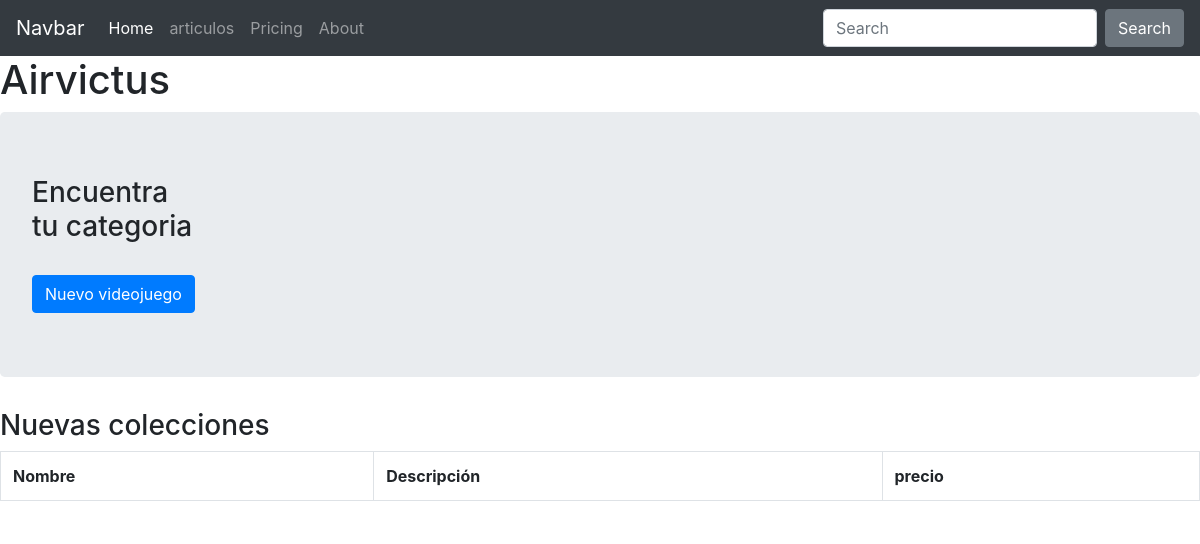
Before: / with the older database file.
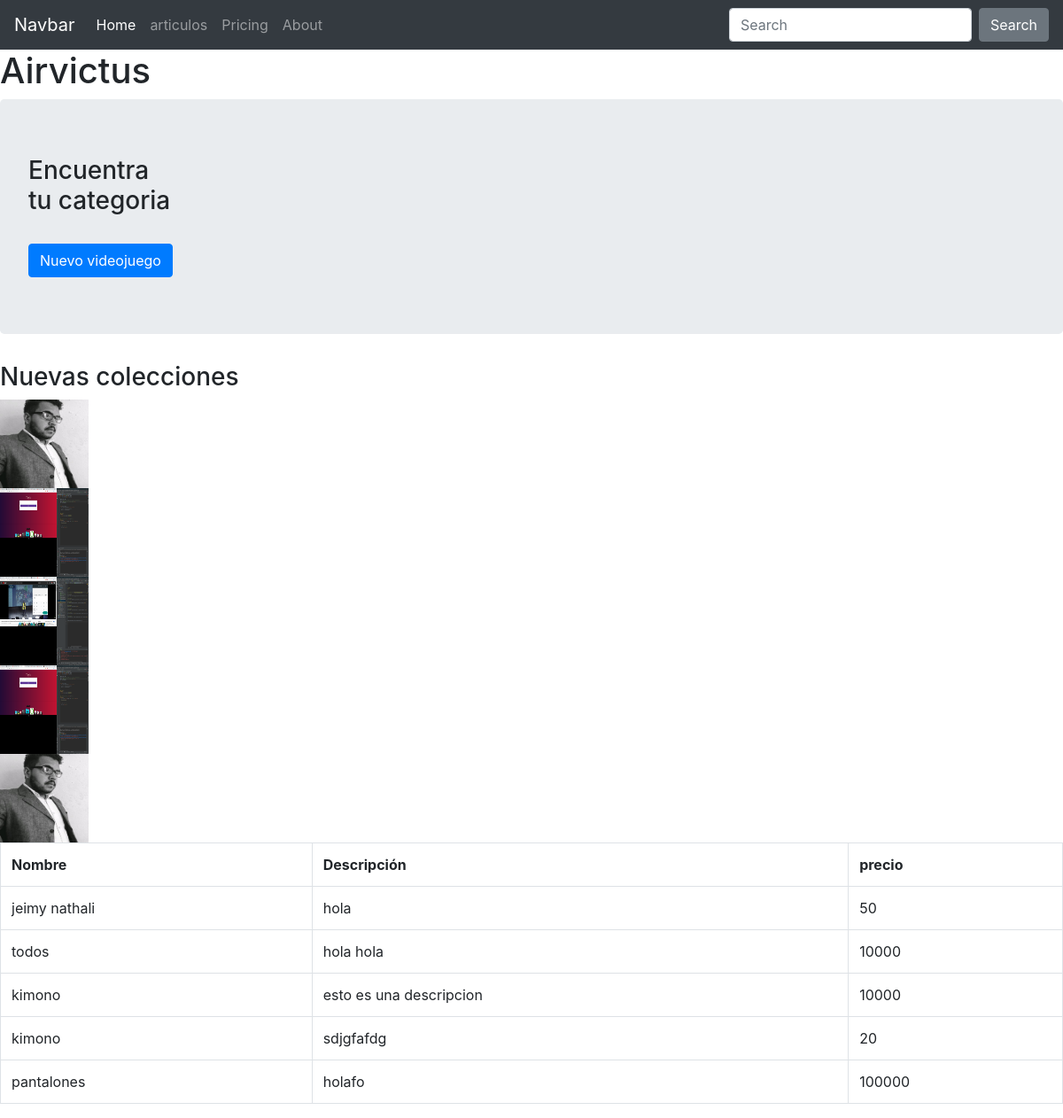
After: the same page with the newer database file.
### tables this page shows
CREATE TABLE "articulos" (
	`id`	INTEGER NOT NULL,
	`nombre`	VARCHAR ( 100 ) NOT NULL,
	`precio`	INTEGER,
	`descripcion`	VARCHAR ( 225 ) NOT NULL,
	`image`	VARCHAR ( 225 ),
	`CategoriaId`	INTEGER,
	PRIMARY KEY(`id`),
	FOREIGN KEY(`CategoriaId`) REFERENCES `categorias`(`id`)
);

### run.py (the view)
@app.route('/') #URL principal de la aplicacion que indexa al archivo raiz
def home():
    from models import Articulos
    articulos=Articulos.query.all()
    return render_template('index.html', articulos=articulos)

### templates/index.html (shortened to what this page needs)
<!doctype html>
<html lang="en">
  <head>
    <link rel="stylesheet" href="https://stackpath.bootstrapcdn.com/bootstrap/4.3.1/css/bootstrap.min.css">
  </head>
  <body>
    <nav class="navbar navbar-expand-lg navbar-dark bg-dark">
      <a class="navbar-brand" href="#">Navbar</a>
        <div class="collapse navbar-collapse" id="navbarColor02">
          <ul class="navbar-nav mr-auto">
            <li class="nav-item active">
              <a class="nav-link" href="{{url_for("home")}}">Home <span class="sr-only">(current)</span>
              </a>
            </li>
            <li class="nav-item">
              <a class="nav-link" href="{{url_for("articulos_new")}}">articulos</a>
            </li>
            <li class="nav-item">
              <a class="nav-link" href="#">Pricing</a>
            </li>
            <li class="nav-item">
              <a class="nav-link" href="#">About</a>
            </li>
          </ul>
          <form class="form-inline my-2 my-lg-0">
            <input class="form-control mr-sm-2" type="text" placeholder="Search">
          <button class="btn btn-secondary my-2 my-sm-0" type="submit">Search</button>
        </form>
      </div>
    </nav>
    <div class="active">
      <h1>Airvictus</h1>
    </div>
    {% block contenido %}
    <div class="jumbotron">
      <div class="row">
        <div class="col-md-2">
          <h3>Encuentra tu categoria</h3>
          <br/>
          <a class="btn btn-primary" href="{{url_for('articulos_new')}}" role="button">Nuevo videojuego</a>
          <br/>
        </div>
      </div>
    </div>
    <div class="carousel slide" data-ride="carousel">
	    <h3>Nuevas colecciones</h3>
        <div class="carousel-inner">
  			  <table class="table table-bordered">
            <tr>
              <th>Nombre</th>
              <th>Descripción</th>
              <th>precio</th>
            </tr>
  	    		{% for art in articulos %}
            <div class="carousel-activate">
              {% if art.image %}
              <img src="{{url_for('static',filename='img/')}}{{art.image}}" height="100px" width="100px"/>
            </div>
              {% else %}
              <div>
                <img src="{{url_for('static',filename='img/not-found.png')}}"/>
              </div>
              {% endif %}
  	    				<td>{{art.nombre}}</td>
                <td>{{art.descripcion}}</td>
                <td>{{art.precio|string}}</td>
  	    		{% endfor %}
  	    	</table>
        </div>
      </div>
    {% endblock %}
  </body>
</html>

Changed rows visible on the page:
added articulos: image (picture), nombre "jeimy nathali", descripcion "hola", precio "50"
added articulos: image (picture), nombre "todos", descripcion "hola hola", precio "10000"
added articulos: image (picture), nombre "kimono", descripcion "esto es una descripcion", precio "10000"
added articulos: image (picture), nombre "kimono", descripcion "sdjgfafdg", precio "20"
added articulos: image (picture), nombre "pantalones", descripcion "holafo", precio "100000"
